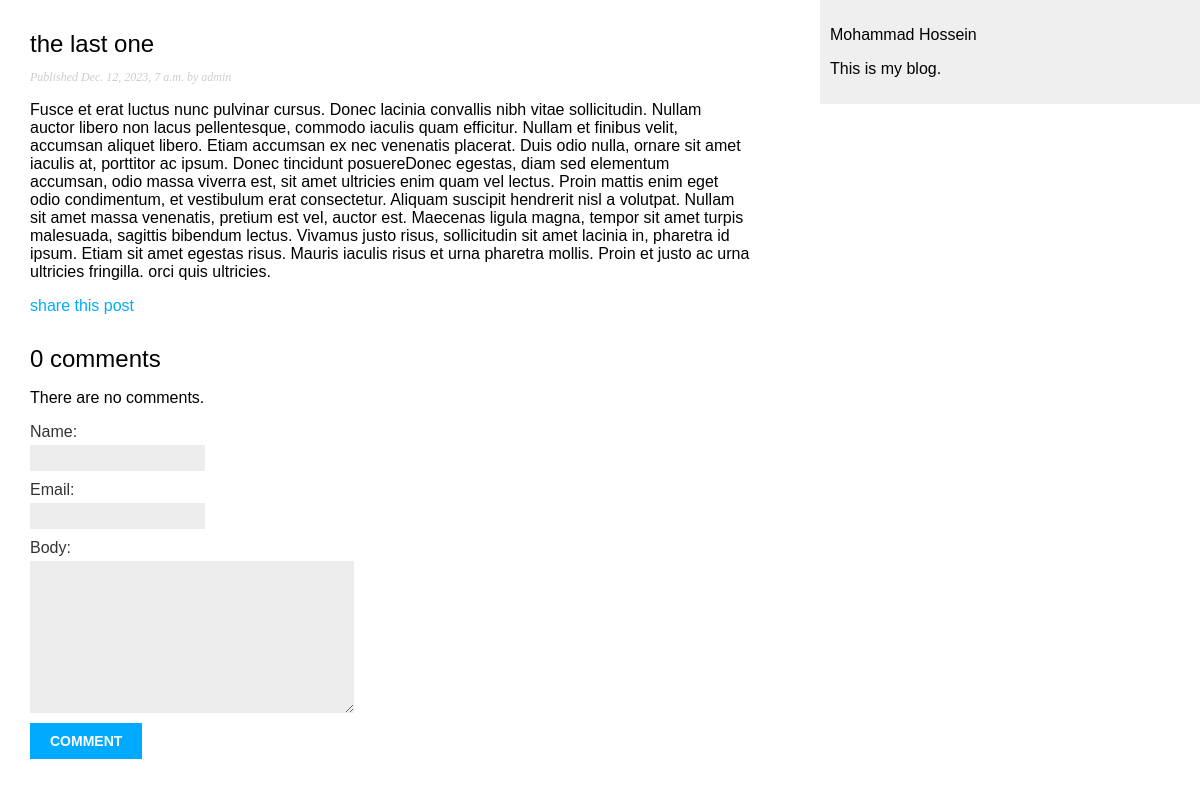
Page /blog/2023/12/12/the-last-one/ on the earlier database version.
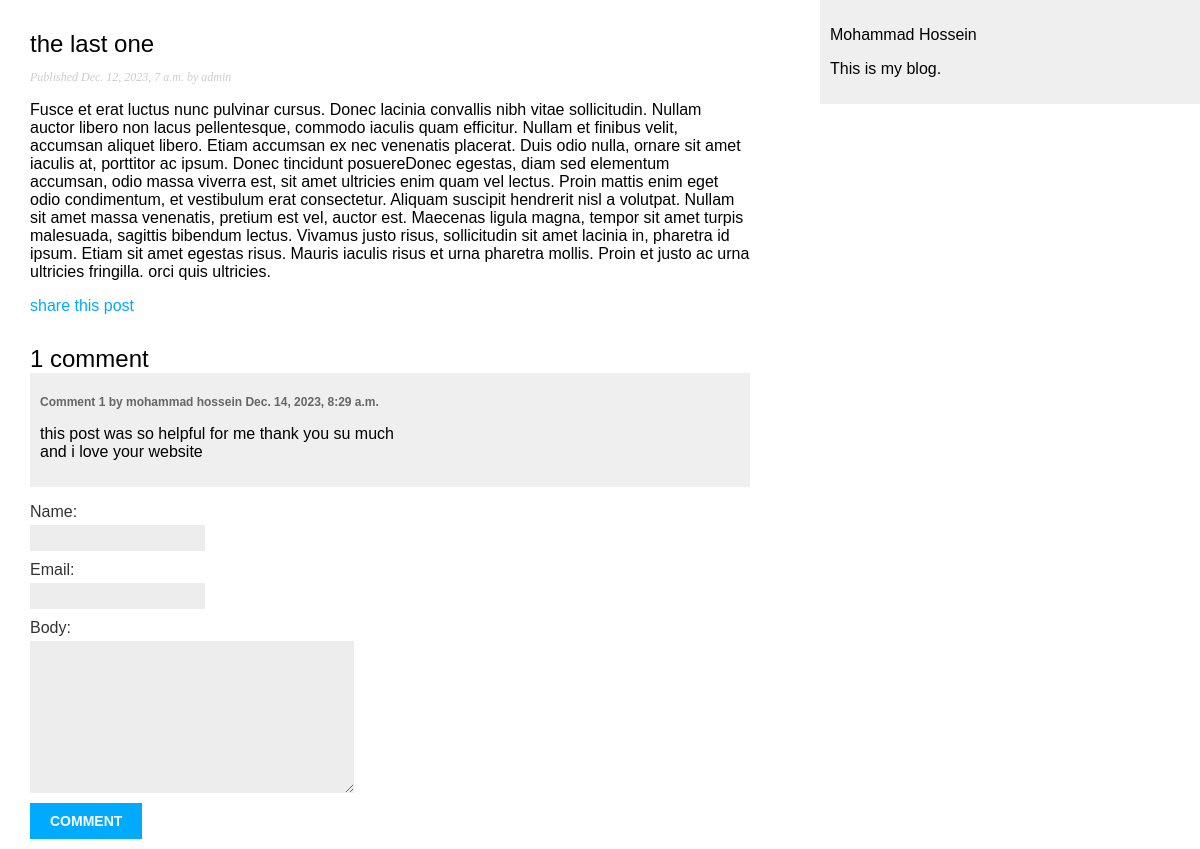
Same page on the later database version.
### blog/models.py (models this page shows, shortened)
class Post(models.Model):
    class Status(models.TextChoices):
        DRAFT = "DF", "Draft"
        PUBLISHED = "PB", "Published"
    title = models.CharField(max_length=250)
    slug = models.SlugField(max_length=250, unique_for_date='publish')
    author = models.ForeignKey(User, on_delete=models.CASCADE, related_name='posts')
    body = models.TextField()
    publish = models.DateTimeField(default=timezone.now)
    created = models.DateTimeField(auto_now_add=True)
    updated = models.DateTimeField(auto_now=True)
    status = models.CharField(max_length=2, choices=Status.choices, default=Status.DRAFT)
    objects = models.Manager()
    published = PublishedManager()
    class Meta:
        ordering = ['-publish']
        indexes = [
            models.Index(fields=['-publish']),
        ]

class Comment(models.Model):
    post = models.ForeignKey(Post, on_delete=models.CASCADE, related_name='comments')
    name = models.CharField(max_length=255)
    email = models.EmailField()
    body = models.TextField()
    created = models.DateTimeField(auto_now_add=True)
    updated = models.DateTimeField(auto_now=True)
    active = models.BooleanField(default=True)
    class Meta:
        ordering = ['created']
        indexes = [
            models.Index(fields=['created'])
        ]

### blog/views.py (the view)
# urls.py: path('<int:year>/<int:month>/<int:day>/<slug:post>/', PostDetailView.as_view(), name='post_detail'),
class PostDetailView(DetailView):
    model = Post
    template_name = 'blog/post/post_detail.html'
    def get_object(self):
        post = get_object_or_404(Post, publish__year=self.kwargs['year'], publish__month=self.kwargs['month'],
                                 publish__day=self.kwargs['day'], slug=self.kwargs['post'],
                                 status=Post.Status.PUBLISHED)
        return post
    def get_context_data(self, **kwargs):
        context = super().get_context_data()
        context['comments'] = self.get_object().comments.filter(active=True)
        context['form'] = CommentForm()
        return context

### blog/forms.py
class CommentForm(forms.ModelForm):
    class Meta:
        model = Comment
        fields = ['name', 'email', 'body']

### blog/templates/blog/post/post_detail.html (shortened to what this page needs)
{% extends 'blog/base.html' %}
{% block content %}
    <h2>{{ post.title }}</h2>
    <p class="date">
        Published {{ post.publish }} by {{ post.author }}
    </p>
    {{ post.body|linebreaks }}
    <p>
        <a href="{% url 'blog:post_share' post_id=post.id %}">share this post</a>
    </p>
    {% with comments.count as total_comments %}
        <h2>
            {{ total_comments }} comment{{ total_comments|pluralize }}
        </h2>
    {% endwith %}
    {% for comment in comments %}
        <div class="comment">
            <p class="info">
                Comment {{ forloop.counter }} by {{ comment.name }}
                {{ comment.created }}
            </p>
            {{ comment.body|linebreaks }}
        </div>
    {% empty %}
        <p>There are no comments.</p>
    {% endfor %}
    {% include 'blog/post/includes/comment_form.html' %}
{% endblock %}

### blog/templates/blog/base.html (shortened to what this page needs)
{% load static %}
<!DOCTYPE html>
<html lang="en">
<head>
    <link rel="stylesheet" href="{% static 'blog/css/blog.css' %}">
</head>
<body>
<div id="content">
    {% block content %}
    {% endblock %}
</div>
<div id="sidebar">
    <p>Mohammad Hossein</p>
    <p>This is my blog.</p>
</div>
</body>
</html>

### blog/templates/blog/post/includes/comment_form.html (shortened to what this page needs)
<div>
    <form action="{% url 'blog:post_comment' post.id %}" method="post">
        {{ form.as_p }}
        <input type="submit" value="comment">
    </form>
</div>

### blog/static/blog/css/blog.css (style rules this page uses)
body { margin: 0; padding: 0; font-family: helvetica, sans-serif; }
a { color: #00abff; text-decoration: none; }
h2 { font-weight: normal; margin: 30px 0 0; }
#content { float: left; width: 60%; padding: 0 0 0 30px; }
#sidebar { float: right; width: 30%; padding: 10px; background: #efefef; height: 100%; }
p.date { color: #ccc; font-family: georgia, serif; font-size: 12px; font-style: italic; }
label { float: left; clear: both; color: #333; margin-bottom: 4px; }
input, textarea { clear: both; float: left; margin: 0 0 10px; background: #ededed; border: 0; padding: 6px 10px; font-size: 12px; }
input[type=submit] { font-weight: bold; background: #00abff; color: #fff; padding: 10px 20px; font-size: 14px; text-transform: uppercase; }
.comment { padding: 10px; }
.comment:nth-child(even) { background: #efefef; }
.comment .info { font-weight: bold; font-size: 12px; color: #666; }

Differences in the rows shown:
added Comment: name "mohammad hossein", created "Dec. 14, 2023, 8:29 a.m.", body "this post was so helpful for me thank you su much and i love your website"
Other differences:
{{ total_comments }}: "0" → "1"
text no longer shown: "There are no comments."
